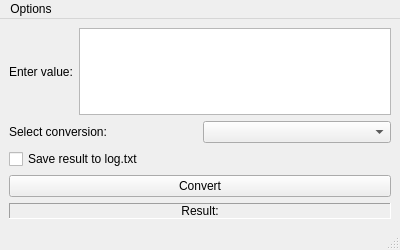
<?xml version="1.0" encoding="UTF-8"?>
<ui version="4.0">
 <class>MainWindow</class>
 <widget class="QMainWindow" name="MainWindow">
  <property name="geometry">
   <rect>
    <x>0</x>
    <y>0</y>
    <width>400</width>
    <height>250</height>
   </rect>
  </property>
  <property name="windowTitle">
   <string>Angle Units Converter</string>
  </property>
  <widget class="QWidget" name="centralwidget">
   <layout class="QVBoxLayout" name="verticalLayout" stretch="0,0,0,1">
    <item>
     <layout class="QHBoxLayout" name="inputLayout">
      <item>
       <widget class="QLabel" name="inputLabel">
        <property name="text">
         <string>Enter value:</string>
        </property>
       </widget>
      </item>
      <item>
      <widget class="QTextEdit" name="inputEdit">
       <property name="maximumHeight">
        <number>50</number>
       </property>
      </widget>
      </item>
     </layout>
    </item>
    <item>
     <layout class="QHBoxLayout" name="comboLayout">
      <item>
       <widget class="QLabel" name="comboLabel">
        <property name="text">
         <string>Select conversion:</string>
        </property>
       </widget>
      </item>
      <item>
       <widget class="QComboBox" name="comboBox"/>
      </item>
     </layout>
    </item>
    <item>
     <widget class="QCheckBox" name="checkBox">
      <property name="text">
       <string>Save result to log.txt</string>
      </property>
     </widget>
    </item>
    <item>
     <widget class="QPushButton" name="pushButton">
      <property name="text">
       <string>Convert</string>
      </property>
     </widget>
    </item>
    <item>
     <widget class="QLabel" name="resultLabel">
      <property name="text">
       <string>Result:</string>
      </property>
      <property name="alignment">
       <set>Qt::AlignCenter</set>
      </property>
      <property name="frameShape">
       <enum>QFrame::Panel</enum>
      </property>
      <property name="frameShadow">
       <enum>QFrame::Sunken</enum>
      </property>
     </widget>
    </item>
   </layout>
  </widget>
  <widget class="QMenuBar" name="menubar">
   <property name="geometry">
    <rect>
     <x>0</x>
     <y>0</y>
     <width>400</width>
     <height>22</height>
    </rect>
   </property>
   <widget class="QMenu" name="menuOptions">
    <property name="title">
     <string>Options</string>
    </property>
    <addaction name="actionSettings"/>
    <addaction name="actionAbout"/>
   </widget>
   <addaction name="menuOptions"/>
  </widget>
  <widget class="QStatusBar" name="statusbar"/>
  <action name="actionSettings">
   <property name="text">
    <string>Settings</string>
   </property>
  </action>
  <action name="actionAbout">
   <property name="text">
    <string>About</string>
   </property>
  </action>
 </widget>
 <resources/>
 <connections/>
</ui>
